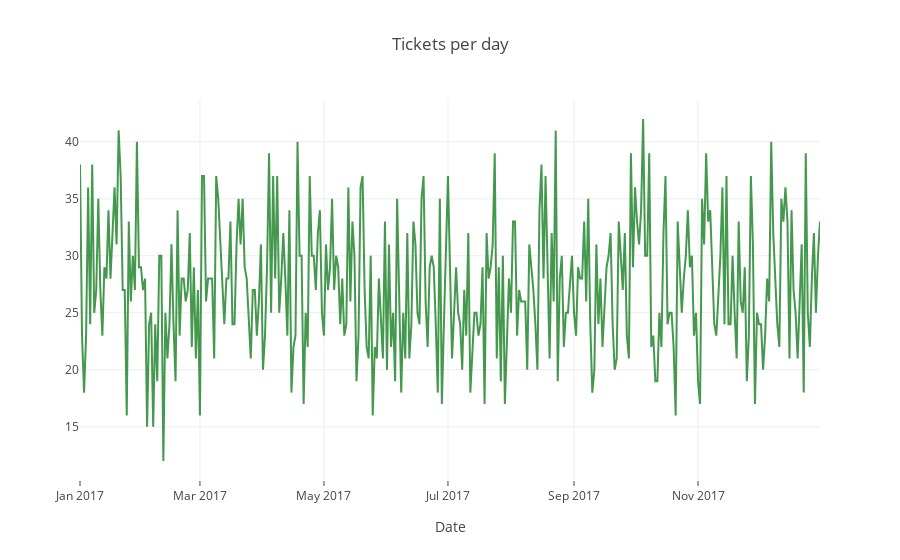

Write notebook code for a chart like this one.
### Code cell
trace1 = go.Scatter(
                    x = df1.ticket_created_at,
                    y = df1.ticket_count,
                    mode = "lines",
                    name = "Tickets_count",
                    marker = dict(color = 'rgba(22, 128, 34, 0.8)'),
                    text= df1.Day)


data=[trace1]

layout = dict(title = 'Tickets per day',
              xaxis= dict(title= 'Date',ticklen= 5,zeroline= False)
             )
fig = dict(data = data, layout = layout)
py.offline.iplot(fig)

### Figure 1 — Plotly figure (JSON) as saved in the notebook; plotly's stock layout.template omitted (floating-point values rounded to 4 significant figures; data arrays with more than 128 entries replaced by an {"elided": "..."} marker saying what was removed)
{"data": [{"marker": {"color": "rgba(22, 128, 34, 0.8)"}, "mode": "lines", "name": "Tickets_count", "text": {"elided": "365 str values"}, "type": "scatter", "uid": "49111cbf-bf2c-405a-baf3-9ae3d3d452d7", "x": {"elided": "365 str values"}, "y": {"elided": "365 int values"}}], "layout": {"title": "Tickets per day", "xaxis": {"ticklen": 5, "title": "Date", "zeroline": false}}}
